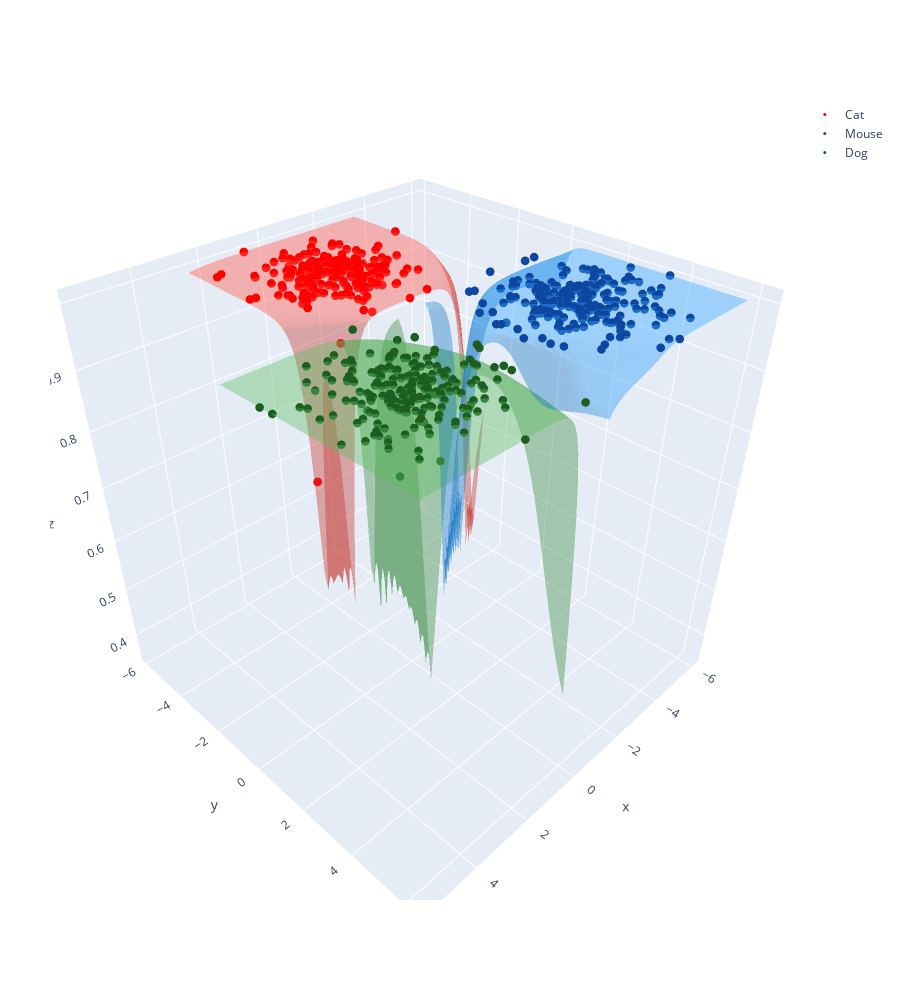

Write notebook code for a chart like this one.
### Code cell
print("Test data report")
print("===================================")
print()

fig = go.Figure()

cat_images_test_predicted = []
mouse_images_test_predicted = []
dog_images_test_predicted = []


x_test_data = test_data[:, 0]
y_test_data = test_data[:, 1]

zh_test_data = np.dot(test_data, wh) + bh
ah_test_data = sigmoid(zh_test_data)

# Phase 2
zo_test_data = np.dot(ah_test_data, wo) + bo
ao_test_data = softmax(zo_test_data)



z_test_data = ao_test_data

temp_z_test_data = np.zeros((z_test_data.shape[0]))

index = 0
for r in z_test_data:
    temp_z_test_data[index] = r.argmax()
    if(r.argmax()==0):
        cat_images_test_predicted.append(test_data[index])
    elif(r.argmax()==1):
        mouse_images_test_predicted.append(test_data[index])
    elif(r.argmax()==2):
        dog_images_test_predicted.append(test_data[index])
    index = index + 1

z_test_data = temp_z_test_data

cat_images_test = []
mouse_images_test = []
dog_images_test = []

color_cat_test_data = []
color_mouse_test_data = []
color_dog_test_data = []

z_index_at_cat_test_point = []
z_index_at_mouse_test_point = []
z_index_at_dog_test_point = []

for r in range(test_data.shape[0]):
    if test_labels[r] == 0:
        cat_images_test.append(test_data[r])
        color_cat_test_data.append('red')
        z_index_at_cat_test_point.append(ao[r].max())
    elif test_labels[r] == 1:
        mouse_images_test.append(test_data[r])
        color_mouse_test_data.append('#1B5E20')
        z_index_at_mouse_test_point.append(ao[r].max())
    elif test_labels[r] == 2:
        dog_images_test.append(test_data[r])
        color_dog_test_data.append('#0D47A1')
        z_index_at_dog_test_point.append(ao[r].max())

fig.add_trace(go.Scatter3d(x=np.array(cat_images_test)[:, 0],
                           y=np.array(cat_images_test)[:, 1],
                           z=z_index_at_cat_test_point,
                           name='Cat',
                           mode='markers',
                           marker=dict(
                               size=3,
                               color=color_cat_test_data,
                               colorscale='Viridis'
                           )
                           ))

fig.add_trace(go.Scatter3d(x=np.array(mouse_images_test)[:, 0],
                           y=np.array(mouse_images_test)[:, 1],
                           z=z_index_at_mouse_test_point,
                           name='Mouse',
                           mode='markers',
                           marker=dict(
                               size=3,
                               color=color_mouse_test_data,
                               colorscale='Viridis'
                           )
                           ))

fig.add_trace(go.Scatter3d(x=np.array(dog_images_test)[:, 0],
                           y=np.array(dog_images_test)[:, 1],
                           z=z_index_at_dog_test_point,
                           name='Dog',
                           mode='markers',
                           marker=dict(
                               size=3,
                               color=color_dog_test_data,
                               colorscale='Viridis'
                           )
                           ))



###############################################################################################

x_test_data_line = np.linspace(np.array(cat_images_test_predicted).min(axis=0)[0], np.array(cat_images_test_predicted).max(axis=0)[0],
                                50)
y_test_data_line = np.linspace(np.array(cat_images_test_predicted).min(axis=0)[1], np.array(cat_images_test_predicted).max(axis=0)[1],
                                50)
    

X_test_data_line, Y_test_data_line = np.meshgrid(x_test_data_line, y_test_data_line)
test_line_data = np.transpose([X_test_data_line.flatten(), Y_test_data_line.flatten()])

zh_test_data_line = np.dot(test_line_data, wh) + bh
ah_test_data_line = sigmoid(zh_test_data_line)

zo_test_data_line = np.dot(ah_test_data_line, wo) + bo
ao_test_data_line = softmax(zo_test_data_line)

z_test_data_line = ao_test_data_line

tmp_z_test_data_line = []

for r in z_test_data_line:
    tmp_z_test_data_line.append(r.max())

z_test_data_line = np.array(tmp_z_test_data_line)

Z_test_data_line = z_test_data_line.reshape(X_test_data_line.shape)

Cat_X_test_data_line = X_test_data_line
Cat_Y_test_data_line = Y_test_data_line
Cat_Z_test_data_line = Z_test_data_line

colorscale = [[0, '#f44336'],
              [1, '#f44336']]
colors_surface1 = np.zeros(shape=Z_test_data_line.shape)

fig.add_trace(
    go.Surface(z=Cat_Z_test_data_line, x=Cat_X_test_data_line, y=Cat_Y_test_data_line, surfacecolor=colors_surface1,
               opacity=.4, cmin=0, cmax=1, colorscale=colorscale, name='Cat boundary', showscale=False))

x_test_data_line = np.linspace(np.array(mouse_images_test_predicted).min(axis=0)[0],
                                np.array(mouse_images_test_predicted).max(axis=0)[0], 50)
y_test_data_line = np.linspace(np.array(mouse_images_test_predicted).min(axis=0)[1],
                                np.array(mouse_images_test_predicted).max(axis=0)[1], 50)

X_test_data_line, Y_test_data_line = np.meshgrid(x_test_data_line, y_test_data_line)
test_line_data = np.transpose([X_test_data_line.flatten(), Y_test_data_line.flatten()])

zh_test_data_line = np.dot(test_line_data, wh) + bh
ah_test_data_line = sigmoid(zh_test_data_line)

zo_test_data_line = np.dot(ah_test_data_line, wo) + bo
ao_test_data_line = softmax(zo_test_data_line)

z_test_data_line = ao_test_data_line

tmp_z_test_data_line = []

for r in z_test_data_line:
    tmp_z_test_data_line.append(r.max())

z_test_data_line = np.array(tmp_z_test_data_line)

Z_test_data_line = z_test_data_line.reshape(X_test_data_line.shape)

Mouse_X_test_data_line = X_test_data_line
Mouse_Y_test_data_line = Y_test_data_line
Mouse_Z_test_data_line = Z_test_data_line

colorscale = [[0, '#4CAF50'],
              [1, '#4CAF50']]
colors_surface1 = np.zeros(shape=Z_test_data_line.shape)

fig.add_trace(go.Surface(z=Mouse_Z_test_data_line, x=Mouse_X_test_data_line, y=Mouse_Y_test_data_line,
                         surfacecolor=colors_surface1, opacity=.4, cmin=0, cmax=1, colorscale=colorscale,
                         name='Mouse boundary', showscale=False))

x_test_data_line = np.linspace(np.array(dog_images_test_predicted).min(axis=0)[0], np.array(dog_images_test_predicted).max(axis=0)[0],
                                50)
y_test_data_line = np.linspace(np.array(dog_images_test_predicted).min(axis=0)[1], np.array(dog_images_test_predicted).max(axis=0)[1],
                                50)

X_test_data_line, Y_test_data_line = np.meshgrid(x_test_data_line, y_test_data_line)
test_line_data = np.transpose([X_test_data_line.flatten(), Y_test_data_line.flatten()])

zh_test_data_line = np.dot(test_line_data, wh) + bh
ah_test_data_line = sigmoid(zh_test_data_line)

zo_test_data_line = np.dot(ah_test_data_line, wo) + bo
ao_test_data_line = softmax(zo_test_data_line)

z_test_data_line = ao_test_data_line

tmp_z_test_data_line = []

for r in z_test_data_line:
    tmp_z_test_data_line.append(r.max())

z_test_data_line = np.array(tmp_z_test_data_line)

Z_test_data_line = z_test_data_line.reshape(X_test_data_line.shape)

Dog_X_test_data_line = X_test_data_line
Dog_Y_test_data_line = Y_test_data_line
Dog_Z_test_data_line = Z_test_data_line

colorscale = [[0, '#2196F3'],
              [1, '#2196F3']]
colors_surface1 = np.zeros(shape=Z_test_data_line.shape)

fig.add_trace(
    go.Surface(z=Dog_Z_test_data_line, x=Dog_X_test_data_line, y=Dog_Y_test_data_line, surfacecolor=colors_surface1,
               opacity=.4, cmin=0, cmax=1, colorscale=colorscale, name='Dog boundary', showscale=False))

class_names = ['Cat', 'Mouse', 'Dog']
predict_test = z_test_data

# confusion matrix

cm = confusion_matrix(test_labels, predict_test)

array = cm.tolist()
df_cm = pd.DataFrame(array, index=[i for i in class_names],
                     columns=[i for i in class_names])

sns.heatmap(df_cm, cmap="YlGnBu", annot=True, fmt="d")
plt.show()

print("Accurecy")
print("--------------------------")
print(accuracy_score(test_labels, predict_test))
print()

print("Classification report")
print("--------------------------")
print(classification_report(test_labels, predict_test, target_names=class_names))

fig.update_layout(
    autosize=True,
    height=1000,
    margin=dict(
        l=50,
        r=50,
        b=100,
        t=100,
        pad=4
    )

)

fig.show()

### Figure 1 — Plotly figure (JSON) as saved in the notebook; plotly's stock layout.template omitted (floating-point values rounded to 4 significant figures; data arrays with more than 128 entries replaced by an {"elided": "..."} marker saying what was removed)
{"data": [{"marker": {"color": {"elided": "205 str values"}, "colorscale": [[0, "#440154"], [0.1111, "#482878"], [0.2222, "#3e4989"], [0.3333, "#31688e"], [0.4444, "#26828e"], [0.5556, "#1f9e89"], [0.6667, "#35b779"], [0.7778, "#6ece58"], [0.8889, "#b5de2b"], [1, "#fde725"]], "size": 3}, "mode": "markers", "name": "Cat", "type": "scatter3d", "x": {"elided": "205 float values"}, "y": {"elided": "205 float values"}, "z": {"elided": "205 float values"}}, {"marker": {"color": {"elided": "205 str values"}, "colorscale": [[0, "#440154"], [0.1111, "#482878"], [0.2222, "#3e4989"], [0.3333, "#31688e"], [0.4444, "#26828e"], [0.5556, "#1f9e89"], [0.6667, "#35b779"], [0.7778, "#6ece58"], [0.8889, "#b5de2b"], [1, "#fde725"]], "size": 3}, "mode": "markers", "name": "Mouse", "type": "scatter3d", "x": {"elided": "205 float values"}, "y": {"elided": "205 float values"}, "z": {"elided": "205 float values"}}, {"marker": {"color": {"elided": "220 str values"}, "colorscale": [[0, "#440154"], [0.1111, "#482878"], [0.2222, "#3e4989"], [0.3333, "#31688e"], [0.4444, "#26828e"], [0.5556, "#1f9e89"], [0.6667, "#35b779"], [0.7778, "#6ece58"], [0.8889, "#b5de2b"], [1, "#fde725"]], "size": 3}, "mode": "markers", "name": "Dog", "type": "scatter3d", "x": {"elided": "220 float values"}, "y": {"elided": "220 float values"}, "z": {"elided": "220 float values"}}, {"cmax": 1, "cmin": 0, "colorscale": [[0, "#f44336"], [1, "#f44336"]], "name": "Cat boundary", "opacity": 0.4, "showscale": false, "surfacecolor": {"elided": "50x50 int values"}, "type": "surface", "x": {"elided": "50x50 float values"}, "y": {"elided": "50x50 float values"}, "z": {"elided": "50x50 float values"}}, {"cmax": 1, "cmin": 0, "colorscale": [[0, "#4CAF50"], [1, "#4CAF50"]], "name": "Mouse boundary", "opacity": 0.4, "showscale": false, "surfacecolor": {"elided": "50x50 int values"}, "type": "surface", "x": {"elided": "50x50 float values"}, "y": {"elided": "50x50 float values"}, "z": {"elided": "50x50 float values"}}, {"cmax": 1, "cmin": 0, "colorscale": [[0, "#2196F3"], [1, "#2196F3"]], "name": "Dog boundary", "opacity": 0.4, "showscale": false, "surfacecolor": {"elided": "50x50 int values"}, "type": "surface", "x": {"elided": "50x50 float values"}, "y": {"elided": "50x50 float values"}, "z": {"elided": "50x50 float values"}}], "layout": {"autosize": true, "height": 1000, "margin": {"b": 100, "l": 50, "pad": 4, "r": 50, "t": 100}}}
